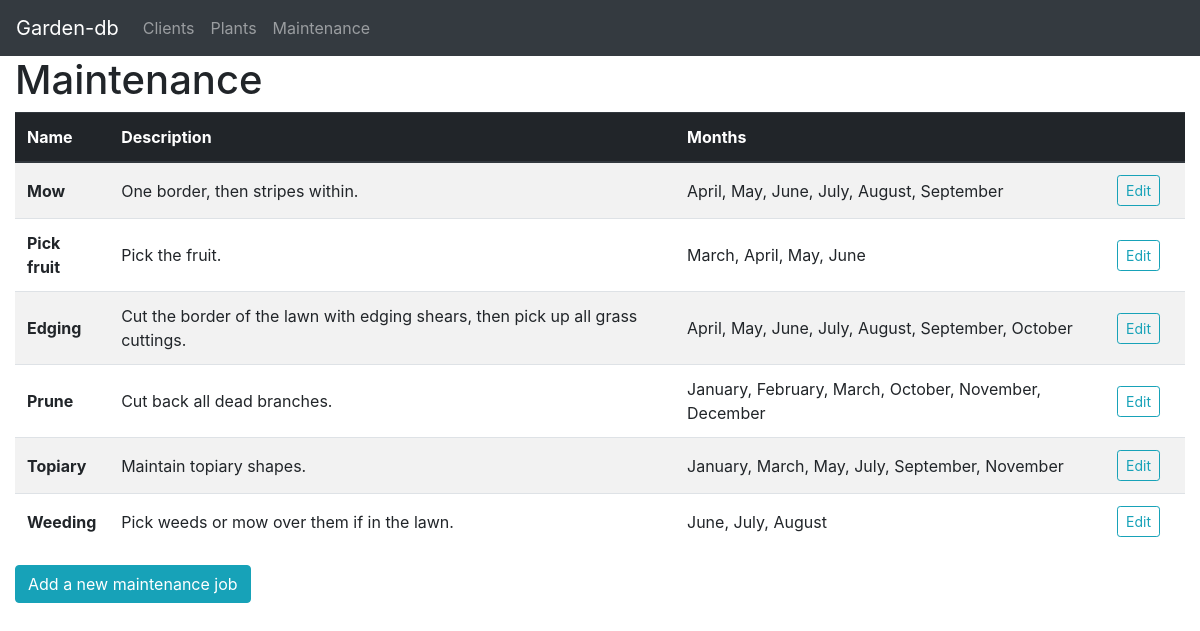
The app's page /maintenance with its own data.
### tables this page shows
CREATE TABLE jobs (mid INTEGER PRIMARY KEY, name TEXT, description TEXT);

### app.py (the view, shortened to what this page needs)
@app.route("/maintenance", methods=["GET", "POST"])
def jobs():
    with dbc.DBConnection() as c:
        return render_template("maintenance.html", data=c.load_sql_job_data(), month_list=months)

### dbc/__init__.py (called while the page is built)
    def __exit__(self, exc_type, exc_value, tb):
        if tb is None:
            self.con.commit()
            self.con.close()
            self.con = None
            self.cur = None
            return True
        else:
            self.con.rollback()
            self.con.close()
            self.con = None
            self.cur = None
            return False

    def execute(self, *args):
        self.cur.execute(*args)
        self.con.commit()

    def perform(self, *args):
        self.cur.execute(*args)

    def fetchall(self):
        return self.cur.fetchall()

    def select_jobs(self, mid=None):
        if mid is not None:
            self.execute("SELECT * FROM jobs WHERE mid=?", (mid,))
        else:
            self.execute("SELECT * FROM jobs")
        return self.fetchall()

    def load_sql_job_data(self, mid=None):
        return [Maintenance(row[1], row[2],
                            self.select_mj_links(row[0]), row[0]) for row in self.select_jobs(mid)]

    def select_mj_links(self, mid=None):
        if mid is None:
            self.execute("SELECT * FROM months")
            return self.fetchall()
        else:
            self.execute("SELECT month FROM months WHERE mid=?", (mid,))
        return [row[0] for row in self.fetchall()]

### sorting/__init__.py (called while the page is built)
def dt_from_month(month):
    try:
        return dt.strptime(month, '%B')
    except ValueError:
        raise BadRequest

### templates/maintenance.html (shortened to what this page needs)
{% extends "page.html" %}
{% set title = "Maintenance" %}
{% set pagetype = "maintenance job" %}
{% block thead %}
<th scope="col">Name</th>
<th scope="col">Description</th>
<th scope="col">Months</th>
<th scope="col" style="width: 80px"></th>
{% endblock %}
{% block tbody %}
{% for job in data %}
<tr>
    <th scope="row">{{ job.name }}</th>
    <td>{{ job.description }}</td>
    <td>{{ ', '.join(job.months) }}</td>
    <td><button type="button" class="btn btn-outline-info btn-sm" data-toggle="modal"
                id="edit-job-{{ job.id }}" data-target="#popup-div-edit-{{ job.id }}">Edit</button></td>
</tr>
{% endfor %}
{% endblock %}

### templates/base.html (style rules this page uses)
.table th, .table td { vertical-align: middle!important; }

### records on screen
jobs: name "Mow", description "One border, then stripes within.", months "April, May, June, July, August, September"
jobs: name "Pick fruit", description "Pick the fruit.", months "March, April, May, June"
jobs: name "Edging", description "Cut the border of the lawn with edging shears, then pick up all grass cuttings.", months "April, May, June, July, August, September, October"
jobs: name "Prune", description "Cut back all dead branches.", months "January, February, March, October, November, December"
jobs: name "Topiary", description "Maintain topiary shapes.", months "January, March, May, July, September, November"
jobs: name "Weeding", description "Pick weeds or mow over them if in the lawn.", months "June, July, August"

### other values on screen
{{ title }} "Maintenance"
{{ pagetype }} "maintenance job"
